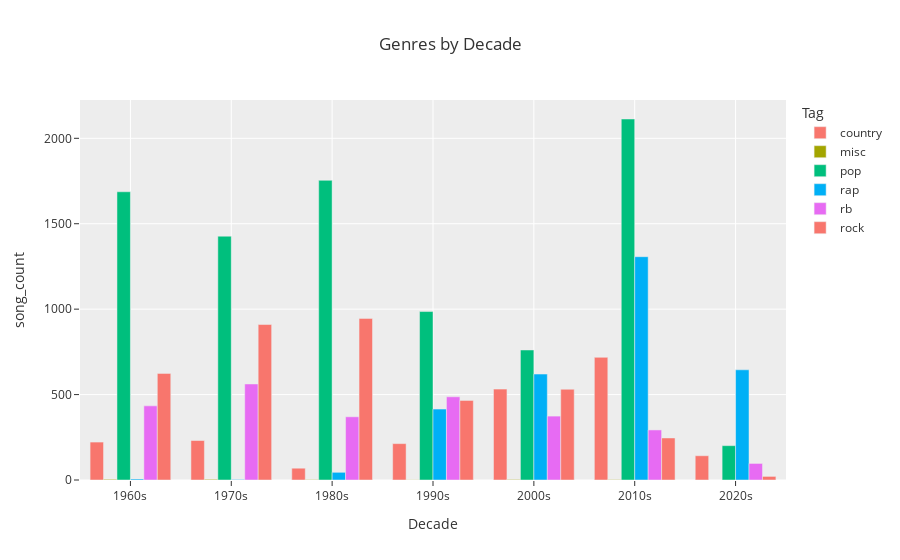

The code cell stored with this chart in its notebook:
### Code cell
fig = px.bar(genres_by_decade, x='decade', y='song_count', color='tag',
             title= "Genres by Decade",
             labels= {'decade': 'Decade', 'count': 'Number of Songs', 'tag': 'Tag'},
             template='ggplot2',
             barmode='group')

fig.show()

### Figure 1 — Plotly figure (JSON) as saved in the notebook; plotly's stock layout.template omitted (floating-point values rounded to 4 significant figures)
{"data": [{"alignmentgroup": "True", "hovertemplate": "Tag=country<br>Decade=%{x}<br>song_count=%{y}<extra></extra>", "legendgroup": "country", "marker": {"color": "#F8766D", "pattern": {"shape": ""}}, "name": "country", "offsetgroup": "country", "orientation": "v", "showlegend": true, "textposition": "auto", "type": "bar", "x": ["1960s", "1970s", "1980s", "1990s", "2000s", "2010s", "2020s"], "xaxis": "x", "y": [222, 231, 69, 213, 532, 718, 142], "yaxis": "y"}, {"alignmentgroup": "True", "hovertemplate": "Tag=misc<br>Decade=%{x}<br>song_count=%{y}<extra></extra>", "legendgroup": "misc", "marker": {"color": "#A3A500", "pattern": {"shape": ""}}, "name": "misc", "offsetgroup": "misc", "orientation": "v", "showlegend": true, "textposition": "auto", "type": "bar", "x": ["1960s", "1970s", "1980s", "1990s", "2000s", "2010s"], "xaxis": "x", "y": [4, 4, 2, 1, 3, 2], "yaxis": "y"}, {"alignmentgroup": "True", "hovertemplate": "Tag=pop<br>Decade=%{x}<br>song_count=%{y}<extra></extra>", "legendgroup": "pop", "marker": {"color": "#00BF7D", "pattern": {"shape": ""}}, "name": "pop", "offsetgroup": "pop", "orientation": "v", "showlegend": true, "textposition": "auto", "type": "bar", "x": ["1960s", "1970s", "1980s", "1990s", "2000s", "2010s", "2020s"], "xaxis": "x", "y": [1687, 1427, 1754, 986, 761, 2113, 201], "yaxis": "y"}, {"alignmentgroup": "True", "hovertemplate": "Tag=rap<br>Decade=%{x}<br>song_count=%{y}<extra></extra>", "legendgroup": "rap", "marker": {"color": "#00B0F6", "pattern": {"shape": ""}}, "name": "rap", "offsetgroup": "rap", "orientation": "v", "showlegend": true, "textposition": "auto", "type": "bar", "x": ["1960s", "1970s", "1980s", "1990s", "2000s", "2010s", "2020s"], "xaxis": "x", "y": [6, 3, 45, 415, 620, 1307, 645], "yaxis": "y"}, {"alignmentgroup": "True", "hovertemplate": "Tag=rb<br>Decade=%{x}<br>song_count=%{y}<extra></extra>", "legendgroup": "rb", "marker": {"color": "#E76BF3", "pattern": {"shape": ""}}, "name": "rb", "offsetgroup": "rb", "orientation": "v", "showlegend": true, "textposition": "auto", "type": "bar", "x": ["1960s", "1970s", "1980s", "1990s", "2000s", "2010s", "2020s"], "xaxis": "x", "y": [434, 562, 370, 487, 374, 293, 97], "yaxis": "y"}, {"alignmentgroup": "True", "hovertemplate": "Tag=rock<br>Decade=%{x}<br>song_count=%{y}<extra></extra>", "legendgroup": "rock", "marker": {"color": "#F8766D", "pattern": {"shape": ""}}, "name": "rock", "offsetgroup": "rock", "orientation": "v", "showlegend": true, "textposition": "auto", "type": "bar", "x": ["1960s", "1970s", "1980s", "1990s", "2000s", "2010s", "2020s"], "xaxis": "x", "y": [624, 910, 946, 466, 531, 246, 21], "yaxis": "y"}], "layout": {"barmode": "group", "legend": {"title": {"text": "Tag"}, "tracegroupgap": 0}, "title": {"text": "Genres by Decade"}, "xaxis": {"anchor": "y", "domain": [0, 1], "title": {"text": "Decade"}}, "yaxis": {"anchor": "x", "domain": [0, 1], "title": {"text": "song_count"}}}}
